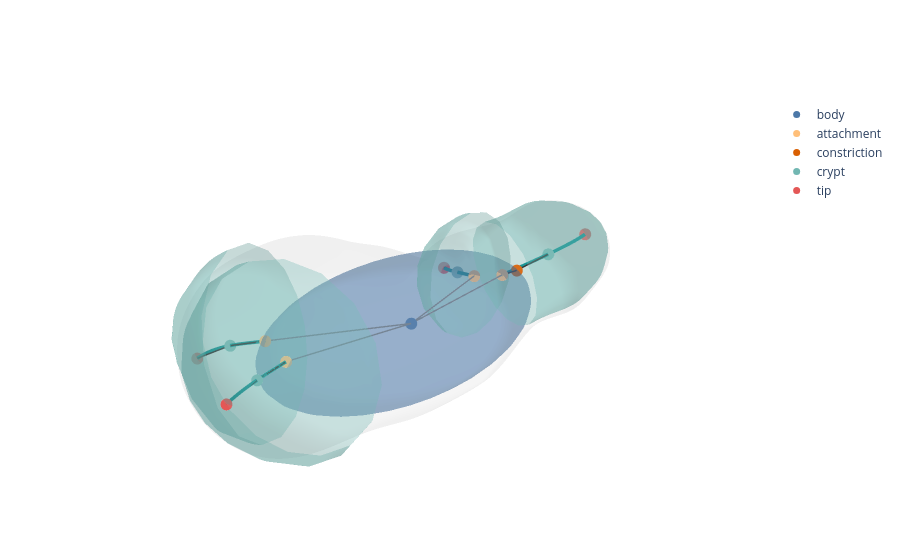
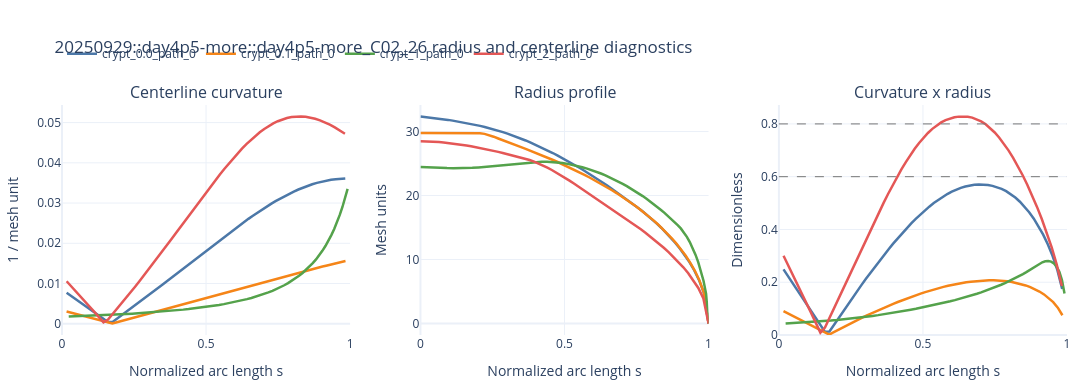
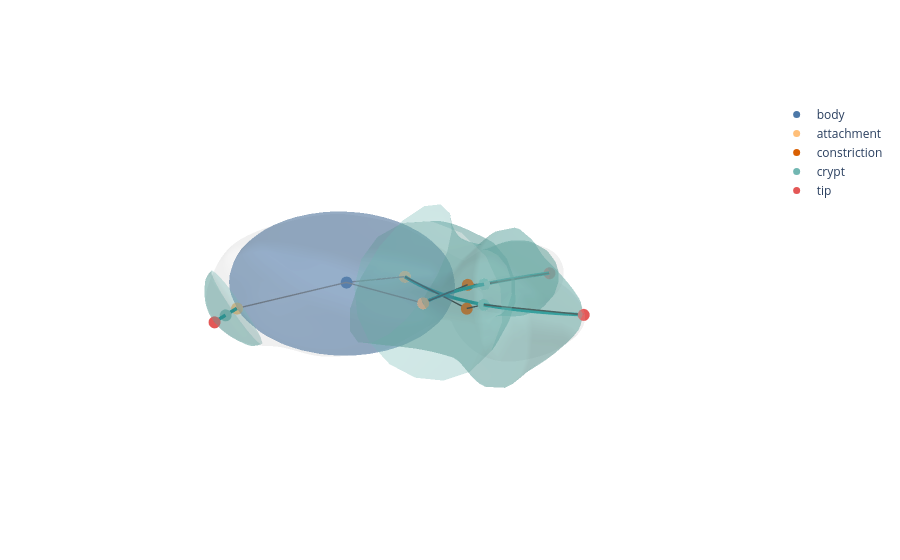
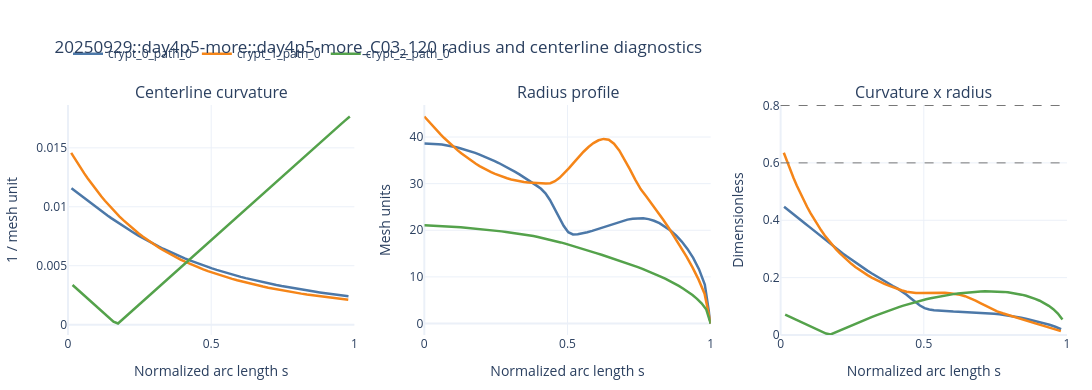

The notebook cell these images were saved under, in order:
### Markdown cell above
## Visual inspection of flagged fits

The graph is transformed back to source-mesh coordinates, so no fitting is performed here. The source mesh may differ slightly from the spectrally smoothed fitting mesh, but positions, scales, rotations, skeleton topology, and primitive geometry are restored consistently. Use `MANUAL_SAMPLE_KEYS` to inspect known examples or leave it empty to render the highest-ranked organoids.

### Code cell
def plot_exported_fit(sample_key, table):
    rows = table[table["sample_key"] == sample_key]
    if rows.empty:
        print(f"Sample not found: {sample_key}")
        return
    shape_path = Path(rows.iloc[0]["shape_path"])
    payload = load_shape_export_json(shape_path)
    mesh_path = Path(payload["sample"]["mesh_path"])
    graph = load_shape_export_graph(shape_path, coordinate_system="source")
    mesh = OrganoidMesh(str(mesh_path))

    display(HTML(f"<h3>{sample_key}</h3>"))
    display(rows[[
        "primitive_id", "subtype", "qc_severity", "qc_flags",
        "neck_to_body_ratio", "distal_to_body_ratio",
        "constriction_to_body_ratio", "s_body", "s_taper",
    ]])
    display(
        plot_mesh_with_skeleton_and_primitives(
            mesh.v, mesh.f, graph, backend="plotly",
            mesh_alpha=0.12, primitive_alpha=0.34, show_node_labels=False,
        )
    )
    display(plot_crypt_primitive_diagnostics(graph, title=f"{sample_key} radius and centerline diagnostics"))

selected_keys = list(MANUAL_SAMPLE_KEYS)
if not selected_keys:
    selected_keys = ranked_organoids["sample_key"].head(N_RENDERED_ORGANOIDS).tolist()
for selected_key in selected_keys:
    plot_exported_fit(selected_key, problem_source)
